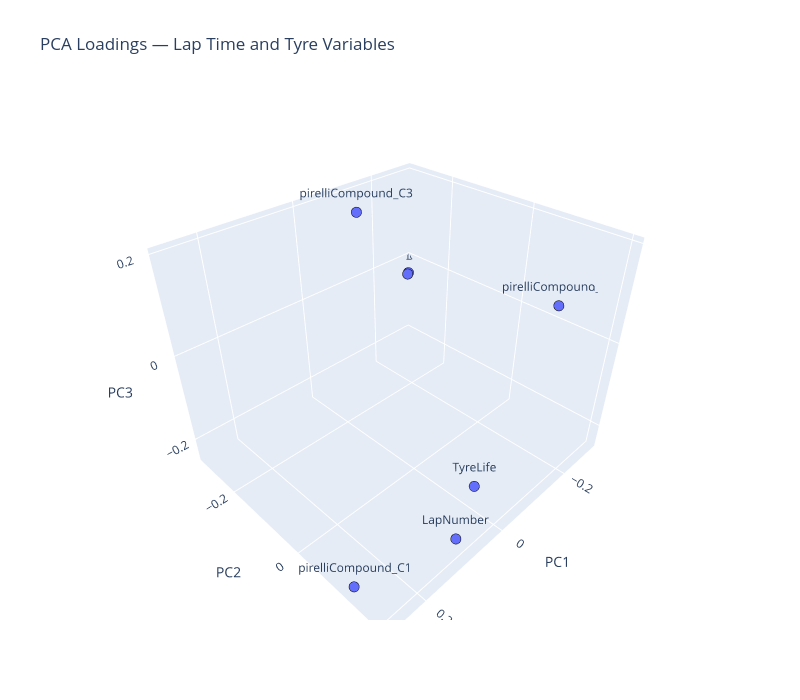

Source (notebook cell):
### Code cell
def plot_pca_loadings_subset_3d(pca, feature_list, full_feature_list, title):
    loadings = pca.components_.T
    pc1 = loadings[:, 0]
    pc2 = loadings[:, 1]
    pc3 = loadings[:, 2]
    
    idx = [full_feature_list.get_loc(feat) for feat in feature_list]
    
    fig = go.Figure()
    fig.add_trace(go.Scatter3d(
        x=pc1[idx],
        y=pc2[idx],
        z=pc3[idx],
        mode='markers+text',
        text=[full_feature_list[i] for i in idx],
        textposition="top center",
        marker=dict(
            size=6,
            line=dict(width=1, color='black')
        )
    ))
    fig.update_layout(
        title=title,
        scene=dict(
            xaxis_title="PC1",
            yaxis_title="PC2",
            zaxis_title="PC3",
        ),
        width=800,
        height=700
    )
    fig.show()


feature_names = ml_df_imputed_analysis.columns

lap_tyres_features = [
    'LapTime_seconds', 'LapTime_prev', 'TyreLife', 'LapNumber',
    'pirelliCompound_C1', 'pirelliCompound_C2', 'pirelliCompound_C3'
]
plot_pca_loadings_subset_3d(
    pca,
    lap_tyres_features,
    feature_names,
    title="PCA Loadings — Lap Time and Tyre Variables"
)

weather_features = [
    'Humidity_RBF_Median', 'Pressure_RBF_Median', 'WindSpeed_RBF_Median',
    'TrackTemp_RBF_Median', 'TempDelta_RBF_Median'
]
plot_pca_loadings_subset_3d(
    pca,
    weather_features,
    feature_names,
    title="PCA Loadings — Weather - Bahrain"
)

team_features = [col for col in feature_names if col.startswith('Team_')]
plot_pca_loadings_subset_3d(
    pca,
    team_features,
    feature_names,
    title="PCA Loadings — Teams - Bahrain"
)

driver_features = [col for col in feature_names if col.startswith('Driver_')]
plot_pca_loadings_subset_3d(
    pca,
    driver_features,
    feature_names,
    title="PCA Loadings — Drivers - Bahrain"
)

year_features = [col for col in feature_names if col.startswith('Year_')]
plot_pca_loadings_subset_3d(
    pca,
    year_features,
    feature_names,
    title="PCA Loadings — Years - Bahrain"
)

### Figure 1 — Plotly figure (JSON) as saved in the notebook; plotly's stock layout.template omitted (floating-point values rounded to 4 significant figures)
{"data": [{"marker": {"line": {"color": "black", "width": 1}, "size": 6}, "mode": "markers+text", "text": ["LapTime_seconds", "LapTime_prev", "TyreLife", "LapNumber", "pirelliCompound_C1", "pirelliCompound_C2", "pirelliCompound_C3"], "textposition": "top center", "type": "scatter3d", "x": [-0.2952, -0.2915, 6.645e-05, 0.113, 0.2706, -0.253, -0.07114], "y": [-0.3071, -0.3058, 0.1496, 0.2035, 0.1257, 0.1178, -0.2251], "z": [-0.03995, -0.04165, -0.1945, -0.1934, -0.2422, 0.06339, 0.1967]}], "layout": {"height": 700, "scene": {"xaxis": {"title": {"text": "PC1"}}, "yaxis": {"title": {"text": "PC2"}}, "zaxis": {"title": {"text": "PC3"}}}, "title": {"text": "PCA Loadings — Lap Time and Tyre Variables"}, "width": 800}}
